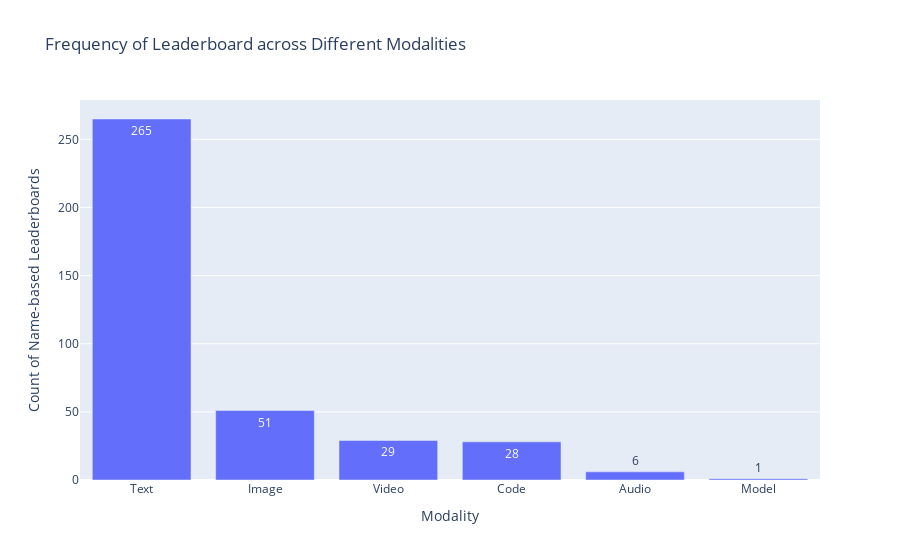

Notebook code for this chart:
### Code cell
df = pd.read_csv(path_rq1 / 'Leaderboard_processed.csv')
df['Modality'] = df['Modality'].apply(ast.literal_eval)
modality_counts = df.explode('Modality')['Modality'].value_counts().reset_index()
modality_counts['Weight'] = 1

# Calculate the Gini coefficient
gini_coefficient = ineqpy.inequality.gini(data=modality_counts, income='count', weights='Weight')
print("Gini Coefficient:", gini_coefficient)

fig = px.bar(
    x=modality_counts['Modality'],
    y=modality_counts['count'],
    text_auto=True,
    labels={'x': 'Modality', 'y': 'Count of benchmark-based Leaderboards'},
    title='Frequency of Leaderboard across Different Modalities'
)
# fig.write_image(path_rq1 / 'task modality distribution.pdf')
fig.show()

### Figure 1 — Plotly figure (JSON) as saved in the notebook; plotly's stock layout.template omitted (floating-point values rounded to 4 significant figures)
{"data": [{"alignmentgroup": "True", "hovertemplate": "Modality=%{x}<br>Count of Name-based Leaderboards=%{y}<extra></extra>", "legendgroup": "", "marker": {"color": "#636efa", "pattern": {"shape": ""}}, "name": "", "offsetgroup": "", "orientation": "v", "showlegend": false, "textposition": "auto", "texttemplate": "%{y}", "type": "bar", "x": ["Text", "Image", "Video", "Code", "Audio", "Model"], "xaxis": "x", "y": [265, 51, 29, 28, 6, 1], "yaxis": "y"}], "layout": {"barmode": "relative", "legend": {"tracegroupgap": 0}, "title": {"text": "Frequency of Leaderboard across Different Modalities"}, "xaxis": {"anchor": "y", "domain": [0, 1], "title": {"text": "Modality"}}, "yaxis": {"anchor": "x", "domain": [0, 1], "title": {"text": "Count of Name-based Leaderboards"}}}}
